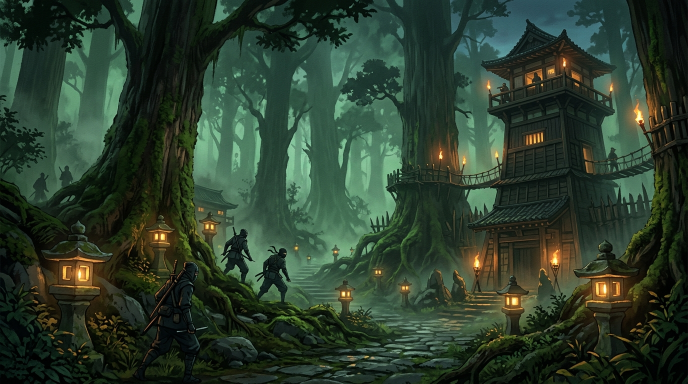
#> input picture src/assets/images/shinobi_campaign_forest_backdrop_1791702689788.jpg, 1376 x 768 px, given in place of skill_slot_steel.png, which was not available (shown at 1/2 size)
$ python bar.py ../../../src/assets/images ../../../src/assets/images/shinobi_character_creator_backdrop_1791702680560.jpg 5
#> lines starting #> are read from the running program, lines starting #| are printed output that depends on the picture; pictures that were not available may be replaced by others from this repository, and a replacement may not be noted
# bar.py work_dir out.png Z : his row (scaled to our slot size, box) over our row, on the dark bar, at xZ
import sys
from PIL import Image
w, out, Z = sys.argv[1], sys.argv[2], int(sys.argv[3])
ids = ['fireball_goukakyu', 'kirin_thunder', 'great_fire_annihilation', 'water_shield_suijinheki']
frame = Image.open(f'{w}/out/skill_slot_steel.png').convert('RGBA')
row = Image.new('RGBA', (4*56 + 3*4, 56), (17, 18, 24, 255))
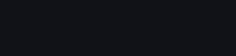
#> row: PIL image 236x56 RGBA; mean R, G, B, A 17, 18, 24, 255
for i, iid in enumerate(ids):
    ic = Image.open(f'{w}/out/{iid}.png').convert('RGBA')
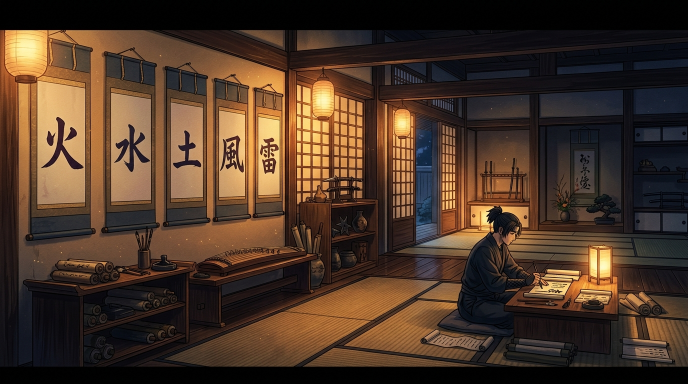
#> input picture src/assets/images/shinobi_character_creator_backdrop_1791702680560.jpg, 1376 x 768 px, given in place of fireball_goukakyu.png, which was not available (shown at 1/2 size)
    row.alpha_composite(ic, (i*60 + 6, 6)); row.alpha_composite(frame, (i*60, 0))
#> after `row.alpha_composite(ic, (i * 60 + 6, 6))`:
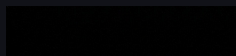
#> row: PIL image 236x56 RGBA; mean R, G, B, A 2.6, 2.8, 3.5, 255
#> after `row.alpha_composite(frame, (i * 60, 0))`:
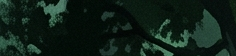
#> row: PIL image 236x56 RGBA; mean R, G, B, A 15.1, 31.7, 23.2, 255
#> (the run stopped early here; a loop or call above may not have finished)
